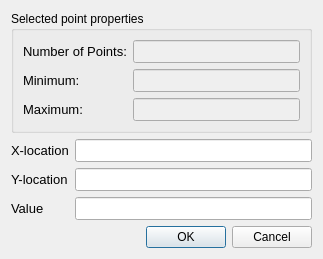
<?xml version="1.0" encoding="UTF-8"?>
<ui version="4.0">
 <class>RawDataPointmapEditPtsDialog</class>
 <widget class="QDialog" name="RawDataPointmapEditPtsDialog">
  <property name="geometry">
   <rect>
    <x>0</x>
    <y>0</y>
    <width>323</width>
    <height>237</height>
   </rect>
  </property>
  <property name="windowTitle">
   <string>Edit Points</string>
  </property>
  <layout class="QVBoxLayout" name="verticalLayout">
   <item>
    <widget class="QGroupBox" name="groupBox">
     <property name="title">
      <string>Selected point properties</string>
     </property>
     <layout class="QFormLayout" name="formLayout">
      <item row="0" column="0">
       <widget class="QLabel" name="numPointsLabel">
        <property name="font">
         <font>
          <pointsize>10</pointsize>
         </font>
        </property>
        <property name="text">
         <string>Number of Points:</string>
        </property>
        <property name="buddy">
         <cstring>numPoints</cstring>
        </property>
       </widget>
      </item>
      <item row="0" column="1">
       <widget class="QLineEdit" name="numPoints">
        <property name="enabled">
         <bool>false</bool>
        </property>
        <property name="font">
         <font>
          <pointsize>10</pointsize>
         </font>
        </property>
       </widget>
      </item>
      <item row="1" column="0">
       <widget class="QLabel" name="minPointLabel">
        <property name="font">
         <font>
          <pointsize>10</pointsize>
         </font>
        </property>
        <property name="text">
         <string>Minimum:</string>
        </property>
        <property name="buddy">
         <cstring>minPointValue</cstring>
        </property>
       </widget>
      </item>
      <item row="1" column="1">
       <widget class="RealNumberEditWidget" name="minPointValue">
        <property name="enabled">
         <bool>false</bool>
        </property>
        <property name="font">
         <font>
          <pointsize>10</pointsize>
         </font>
        </property>
       </widget>
      </item>
      <item row="2" column="0">
       <widget class="QLabel" name="maxPointLabel">
        <property name="font">
         <font>
          <pointsize>10</pointsize>
         </font>
        </property>
        <property name="text">
         <string>Maximum:</string>
        </property>
        <property name="buddy">
         <cstring>maxPointValue</cstring>
        </property>
       </widget>
      </item>
      <item row="2" column="1">
       <widget class="RealNumberEditWidget" name="maxPointValue">
        <property name="enabled">
         <bool>false</bool>
        </property>
        <property name="font">
         <font>
          <pointsize>10</pointsize>
         </font>
        </property>
       </widget>
      </item>
     </layout>
    </widget>
   </item>
   <item>
    <layout class="QFormLayout" name="formLayout_3">
     <property name="fieldGrowthPolicy">
      <enum>QFormLayout::AllNonFixedFieldsGrow</enum>
     </property>
     <item row="0" column="0">
      <widget class="QLabel" name="xLocLabel">
       <property name="font">
        <font>
         <pointsize>10</pointsize>
        </font>
       </property>
       <property name="text">
        <string>X-location</string>
       </property>
      </widget>
     </item>
     <item row="0" column="1">
      <widget class="RealNumberEditWidget" name="xLocEdit">
       <property name="font">
        <font>
         <pointsize>10</pointsize>
        </font>
       </property>
      </widget>
     </item>
     <item row="1" column="0">
      <widget class="QLabel" name="yLocLabel">
       <property name="font">
        <font>
         <pointsize>10</pointsize>
        </font>
       </property>
       <property name="text">
        <string>Y-location</string>
       </property>
      </widget>
     </item>
     <item row="1" column="1">
      <widget class="RealNumberEditWidget" name="yLocEdit">
       <property name="font">
        <font>
         <pointsize>10</pointsize>
        </font>
       </property>
      </widget>
     </item>
     <item row="2" column="0">
      <widget class="QLabel" name="valueLabel">
       <property name="font">
        <font>
         <pointsize>10</pointsize>
        </font>
       </property>
       <property name="text">
        <string>Value</string>
       </property>
      </widget>
     </item>
     <item row="2" column="1">
      <widget class="RealNumberEditWidget" name="valEdit">
       <property name="font">
        <font>
         <pointsize>10</pointsize>
        </font>
       </property>
      </widget>
     </item>
    </layout>
   </item>
   <item>
    <spacer name="verticalSpacer">
     <property name="orientation">
      <enum>Qt::Vertical</enum>
     </property>
     <property name="sizeHint" stdset="0">
      <size>
       <width>20</width>
       <height>0</height>
      </size>
     </property>
    </spacer>
   </item>
   <item>
    <widget class="QDialogButtonBox" name="buttonBox">
     <property name="orientation">
      <enum>Qt::Horizontal</enum>
     </property>
     <property name="standardButtons">
      <set>QDialogButtonBox::Cancel|QDialogButtonBox::Ok</set>
     </property>
    </widget>
   </item>
  </layout>
 </widget>
 <customwidgets>
  <customwidget>
   <class>RealNumberEditWidget</class>
   <extends>QLineEdit</extends>
   <header>guibase/realnumbereditwidget.h</header>
  </customwidget>
 </customwidgets>
 <resources/>
 <connections>
  <connection>
   <sender>buttonBox</sender>
   <signal>accepted()</signal>
   <receiver>RawDataPointmapEditPtsDialog</receiver>
   <slot>accept()</slot>
   <hints>
    <hint type="sourcelabel">
     <x>248</x>
     <y>254</y>
    </hint>
    <hint type="destinationlabel">
     <x>157</x>
     <y>274</y>
    </hint>
   </hints>
  </connection>
  <connection>
   <sender>buttonBox</sender>
   <signal>rejected()</signal>
   <receiver>RawDataPointmapEditPtsDialog</receiver>
   <slot>reject()</slot>
   <hints>
    <hint type="sourcelabel">
     <x>316</x>
     <y>260</y>
    </hint>
    <hint type="destinationlabel">
     <x>286</x>
     <y>274</y>
    </hint>
   </hints>
  </connection>
 </connections>
</ui>
